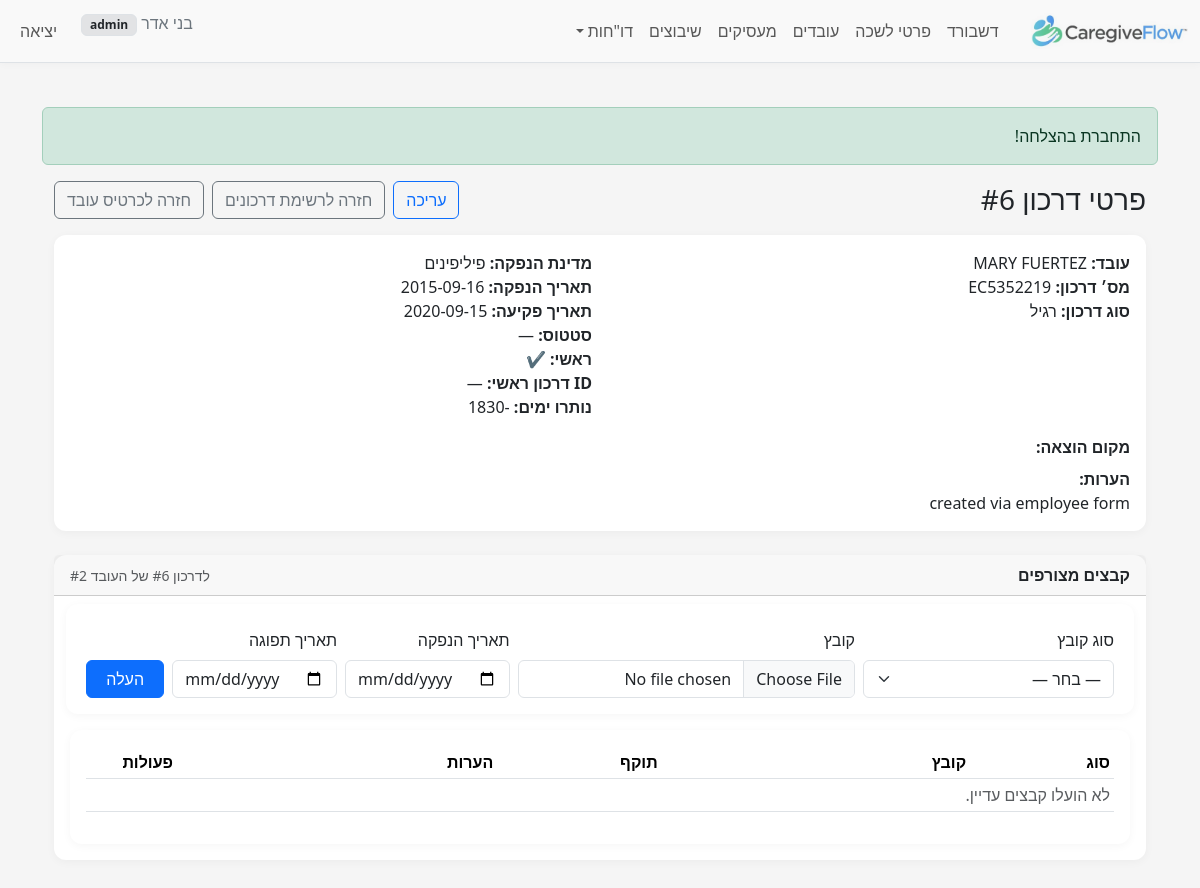
/index.php?r=passports/view&id=6&employee_id=0 (signed in), run on the app's committed database.
### tables this page shows
CREATE TABLE `employee_passports` (
  `id` bigint(20) UNSIGNED NOT NULL,
  `employee_id` bigint(20) UNSIGNED NOT NULL,
  `passport_number` varchar(60) NOT NULL,
  `passport_type_code` tinyint(3) UNSIGNED DEFAULT NULL,
  `country_code` int(10) UNSIGNED DEFAULT NULL,
  `issue_date` date DEFAULT NULL,
  `expiry_date` date DEFAULT NULL,
  `is_primary` tinyint(1) NOT NULL DEFAULT 0,
  `primary_employee_id` bigint(20) UNSIGNED DEFAULT NULL,
  `issue_place` varchar(120) DEFAULT NULL,
  `status_code` tinyint(3) UNSIGNED DEFAULT NULL,
  `notes` text DEFAULT NULL,
  `created_at` timestamp NULL DEFAULT current_timestamp(),
  `updated_at` timestamp NULL DEFAULT current_timestamp() ON UPDATE current_timestamp()
);

CREATE TABLE `employees` (
  `id` bigint(20) UNSIGNED NOT NULL,
  `passport_number` varchar(20) NOT NULL,
  `country_of_citizenship` int(10) UNSIGNED DEFAULT NULL,
  `country_symbol_moi` int(10) UNSIGNED DEFAULT NULL COMMENT 'MoI country numeric code (BAFI)',
  `last_name` varchar(20) NOT NULL,
  `last_name_he` varchar(20) DEFAULT NULL,
  `first_name_he` varchar(20) DEFAULT NULL,
  `first_name` varchar(20) NOT NULL,
  `father_name_en` varchar(20) DEFAULT NULL,
  `mother_name_en` varchar(20) DEFAULT NULL COMMENT 'Mother name (EN, 20)',
  `gender_code` tinyint(3) UNSIGNED DEFAULT NULL,
  `marital_status_code` tinyint(3) UNSIGNED DEFAULT NULL,
  `birth_date` date DEFAULT NULL,
  `phone` varchar(30) DEFAULT NULL,
  `phone_prefix_il` varchar(4) DEFAULT NULL,
  `phone_number_il` varchar(9) DEFAULT NULL,
  `phone_alt` varchar(30) DEFAULT NULL,
  `email` varchar(120) DEFAULT NULL,
  `city_code` int(10) UNSIGNED DEFAULT NULL,
  `street_code` int(10) UNSIGNED DEFAULT NULL,
  `house_no` varchar(10) DEFAULT NULL,
  `apartment` varchar(10) DEFAULT NULL,
  `zipcode` varchar(10) DEFAULT NULL,
  `abroad_city` varchar(60) DEFAULT NULL,
  `abroad_street` varchar(60) DEFAULT NULL,
  `abroad_house_no` varchar(10) DEFAULT NULL,
  `abroad_postal_code` varchar(10) DEFAULT NULL,
  `entry_date` date DEFAULT NULL,
  `visa_type` varchar(30) DEFAULT NULL,
  `visa_expiry` date DEFAULT NULL,
  `work_permit_number` varchar(40) DEFAULT NULL,
  `work_permit_issue` date DEFAULT NULL,
  `work_permit_expiry` date DEFAULT NULL,
  `is_active` tinyint(1) NOT NULL DEFAULT 1,
  `employment_status_code` tinyint(3) UNSIGNED DEFAULT NULL COMMENT 'BAFI status/end reason code (00/03/..)',
  `status_change_date` date DEFAULT NULL COMMENT 'BAFI status change date (yyyymmdd)',
  `notes` text DEFAULT NULL,
  `record_type_code` tinyint(3) UNSIGNED DEFAULT NULL COMMENT 'BAFI record type (01=new;02=new-to-agency;03=change employer;04=details/bank update)',
  `mana_type_code` tinyint(3) UNSIGNED DEFAULT NULL COMMENT 'BAFI batch/mana type (01..06)',
  `remarks_internal` text DEFAULT NULL,
  `created_at` timestamp NOT NULL DEFAULT current_timestamp(),
  `updated_at` timestamp NULL DEFAULT current_timestamp() ON UPDATE current_timestamp(),
  `passport_issue_date` date DEFAULT NULL,
  `passport_expiry_date` date DEFAULT NULL,
  `country_code` int(11) DEFAULT NULL,
  `phone_mobile` varchar(30) DEFAULT NULL,
  `phone_home` varchar(30) DEFAULT NULL,
  `id_type_code` varchar(10) DEFAULT NULL COMMENT 'Code: type of ID (e.g., passport/teudat-zehut)',
  `id_number` varchar(32) DEFAULT NULL,
  `visa_type_code` varchar(20) DEFAULT NULL,
  `arrival_date` date DEFAULT NULL,
  `bank_name` varchar(100) DEFAULT NULL,
  `bank_branch` varchar(20) DEFAULT NULL,
  `bank_account` varchar(34) DEFAULT NULL,
  `bank_foreign_country_code` int(10) UNSIGNED DEFAULT NULL COMMENT 'BAFI bank country numeric code',
  `bank_city_foreign` varchar(60) DEFAULT NULL,
  `bank_street_foreign` varchar(60) DEFAULT NULL,
  `bank_house_no_foreign` varchar(10) DEFAULT NULL,
  `bank_code_foreign` varchar(10) DEFAULT NULL,
  `bank_name_foreign` varchar(60) DEFAULT NULL,
  `bank_branch_code_foreign` varchar(10) DEFAULT NULL,
  `bank_branch_name_foreign` varchar(60) DEFAULT NULL,
  `bank_swift` varchar(25) DEFAULT NULL,
  `bank_iban` varchar(40) DEFAULT NULL,
  `beneficiary_last_name` varchar(60) DEFAULT NULL,
  `beneficiary_first_name` varchar(60) DEFAULT NULL,
  `permit_number_bafi` varchar(15) DEFAULT NULL COMMENT 'BAFI permit number (mirror of work_permit_number if used)',
  `spouse_name_en` varchar(20) DEFAULT NULL COMMENT 'Spouse name (EN, 20)',
  `spouse_in_israel` tinyint(1) UNSIGNED DEFAULT NULL COMMENT 'Spouse in Israel? 1=yes, 0=no, NULL=unknown',
  `representative_abroad_name` varchar(20) DEFAULT NULL COMMENT 'Representative abroad name (20)',
  `health_ins_issue_date` date DEFAULT NULL COMMENT 'Health insurance - issue date',
  `health_ins_expiry` date DEFAULT NULL COMMENT 'Health insurance - expiry date',
  `metash_mana_number` varchar(20) DEFAULT NULL COMMENT 'METaSH - Mana number (20)',
  `metash_registration_date` date DEFAULT NULL COMMENT 'METaSH - registration date'
);

CREATE TABLE `passport_type_codes` (
  `passport_type_code` tinyint(3) UNSIGNED NOT NULL,
  `name_he` varchar(80) NOT NULL
);

### src/controllers/PassportsController.php (called while the page is built, shortened)
<?php
require_once __DIR__ . '/../models/Passport.php';
require_once __DIR__ . '/../models/EmployeeDocument.php';
require_once __DIR__ . '/../services/PassportService.php';
class PassportsController
{
    public static function view(PDO $pdo)
    {
        $m = new Passport($pdo);
        $id = (int)($_GET['id'] ?? 0);
        $item = $m->find($id);
        $docModel = new EmployeeDocument($pdo);
        $documents = $docModel->listFor((int)$item['employee_id'], 'employee_passports', (int)$item['id']);
        $country_codes = self::country_codes($pdo);
        $days_left = PassportService::daysUntilExpiry($item['expiry_date']);
        $emp = self::employee_brief($pdo, (int)$item['employee_id']);
        $passport_type_code = self::passport_type_brief($pdo, (int)$item['passport_type_code']);
        require __DIR__.'/../../views/passports/view.php';
    }
    private static function country_codes(PDO $pdo): array
    {
        $rows = $pdo->query("SELECT country_code AS code, name_he FROM countries ORDER BY name_he")
                    ->fetchAll(PDO::FETCH_ASSOC);
        $out = []; foreach ($rows as $r) { $out[(int)$r['code']] = $r['name_he']; } return $out;
    }
    private static function employee_brief(PDO $pdo, int $id): ?array
    {
        $stmt = $pdo->prepare("SELECT id, first_name, last_name, passport_number FROM employees WHERE id = :id");
        $stmt->execute([':id' => $id]);
        $row = $stmt->fetch(PDO::FETCH_ASSOC);
        return $row ?: null;
    }
    private static function passport_type_brief(PDO $pdo, int $id): ?array
    {
        $stmt = $pdo->prepare("SELECT * FROM passport_type_codes WHERE passport_type_code = :id");
        $stmt->execute([':id' => $id]);
        $row = $stmt->fetch(PDO::FETCH_ASSOC);
        return $row ?: null;
    }
}

### public/index.php (called while the page is built, shortened)
<?php
require __DIR__ . '/../src/helpers.php';
$pdo = db();
$route = $_GET['r'] ?? 'dashboard/index';
[$ctrl, $action] = array_pad(explode('/', $route, 2), 2, 'index');
$action = strtok($action, '&?');
$action = preg_replace('/[^A-Za-z0-9_]/', '', $action);
$controllerClass = preg_replace('/[^A-Za-z0-9]/', '', ucwords(str_replace(['_', '-'], ' ', $ctrl))) . 'Controller';
call_user_func([$controllerClass, $action], $pdo);

### src/models/Passport.php (called while the page is built, shortened)
<?php
class Passport
{
    private $pdo;
    public function __construct(PDO $pdo)
    {
        $this->pdo = $pdo;
    }
    public function find(int $id): ?array
    {
        $stmt = $this->pdo->prepare("SELECT * FROM employee_passports WHERE id = :id");
        $stmt->execute([':id' => $id]);
        $row = $stmt->fetch(PDO::FETCH_ASSOC);
        return $row ?: null;
    }
}

### src/helpers.php (called while the page is built, shortened)
<?php
function e($str): string { return htmlspecialchars((string)$str, ENT_QUOTES | ENT_SUBSTITUTE, 'UTF-8'); }

### src/services/PassportService.php (called while the page is built, shortened)
<?php
class PassportService
{
    public static function daysUntilExpiry(?string $expiry_date): ?int
    {
        $d = (new DateTime($expiry_date))->setTime(0,0,0);
        $t = (new DateTime('today'))->setTime(0,0,0);
        return (int)$t->diff($d)->format('%r%a');
    }
    private static function isDate(string $d): bool
    {
        return (bool)preg_match('/^\d{4}-\d{2}-\d{2}$/', $d);
    }
}

### src/models/EmployeeDocument.php (called while the page is built, shortened)
<?php
class EmployeeDocument
{
    private $pdo;
    public function __construct(PDO $pdo)
    {
        $this->pdo = $pdo;
    }
    public function listFor(int $employeeId, string $relatedTable, int $relatedId): array
    {
        $st = $this->pdo->prepare("SELECT *
                                     FROM employee_documents
                                    WHERE employee_id = :eid
                                      AND related_table = :rt
                                      AND related_id = :rid
                                    ORDER BY created_at DESC, id DESC");
        $st->execute([
            ':eid' => $employeeId,
            ':rt'  => $relatedTable,
            ':rid' => $relatedId,
        ]);
        return $st->fetchAll(PDO::FETCH_ASSOC) ?: [];
    }
}

### views/passports/view.php (the view, shortened to what this page needs)
<?php require __DIR__ . '/../layout/header.php'; ?>
<div class="container" dir="rtl">
    <div class="d-flex justify-content-between align-items-center mb-3">
        <h3 class="m-0">פרטי דרכון #<?= e($item['id']) ?></h3>
        <div class="d-flex gap-2">
            <a class="btn btn-outline-primary" href="?r=passports/edit&id=<?= e($item['id']) ?>">עריכה</a>
            <a class="btn btn-outline-secondary" href="?r=passports&employee_id=<?= e($_GET['employee_id']) ?>">חזרה לרשימת דרכונים</a>
            <a class="btn btn-outline-secondary" href="?r=employees/show&id=<?= e($emp['id']) ?>">חזרה לכרטיס עובד</a>
        </div>
    </div>
    <div class="card">
        <div class="card-body">
            <div class="row g-3">
                <div class="col-md-6">
                    <div><strong>עובד:</strong> <?= e($emp ? ($emp['first_name'].' '.$emp['last_name']) : '—') ?></div>
                    <div><strong>מס׳ דרכון:</strong> <?= e($item['passport_number']) ?></div>
                    <div><strong>סוג דרכון:</strong> <?= e($passport_type_code['name_he'] ?? '—') ?></div>
                </div>
                <div class="col-md-6">
                    <div><strong>מדינת הנפקה:</strong> <?= e($country_codes[(int)($item['country_code'] ?? -1)] ?? '—') ?></div>
                    <div><strong>תאריך הנפקה:</strong> <?= e($item['issue_date']) ?></div>
                    <div><strong>תאריך פקיעה:</strong> <?= e($item['expiry_date']) ?></div>
                    <div><strong>סטטוס:</strong> <?= ($derived_status_codes[(int)($item['status_code'] ?? -1)] ?? '—') ?></div>
                    <div><strong>ראשי:</strong> <?= !empty($item['is_primary']) ? '✔' : '' ?></div>
                    <div><strong>ID דרכון ראשי:</strong> <?= e($item['primary_employee_id'] ?? '') ?: '—' ?></div>
                    <div><strong>נותרו ימים:</strong> <?= is_null($days_left)?'—':e($days_left) ?></div>
                </div>
                <div class="col-12">
                    <div><strong>מקום הוצאה:</strong> <?= e($item['issue_place']) ?></div>
                    <div class="mt-2"><strong>הערות:</strong><br><?= nl2br(e($item['notes'])) ?></div>
                </div>
            </div>
        </div>
    </div>
    <?php require __DIR__ . '/_documents.php'; ?>
</div>
<?php require __DIR__ . '/../layout/footer.php'; ?>

### views/passports/_documents.php (shortened to what this page needs)
<div class="card mt-4">
  <div class="card-header d-flex justify-content-between align-items-center">
    <strong>קבצים מצורפים</strong>
    <small class="text-muted">לדרכון #<?= e($item['id']) ?> של העובד #<?= e($item['employee_id']) ?></small>
  </div>
  <div class="card-body">
    <form method="post" enctype="multipart/form-data" class="row gy-2 gx-2 align-items-end" action="?r=passports/upload_document">
      <div class="col-md-3">
        <label class="form-label">סוג קובץ</label>
        <select name="doc_type" class="form-select" required>
          <option value="">— בחר —</option>
        </select>
      </div>
      <div class="col-md-4">
        <label class="form-label">קובץ</label>
        <input type="file" name="file" class="form-control" accept=".pdf,.jpg,.jpeg,.png,.gif,.webp" required>
      </div>
      <div class="col-md-2">
        <label class="form-label">תאריך הנפקה</label>
        <input type="date" name="issued_at" class="form-control">
      </div>
      <div class="col-md-2">
        <label class="form-label">תאריך תפוגה</label>
        <input type="date" name="expires_at" class="form-control">
      </div>
      <div class="col-md-1 d-grid">
        <button class="btn btn-primary">העלה</button>
      </div>
    </form>
    <div class="table-responsive mt-3">
      <table class="table table-sm align-middle">
        <thead>
          <tr>
            <th style="width:14%">סוג</th>
            <th>קובץ</th>
            <th style="width:16%">תוקף</th>
            <th style="width:28%">הערות</th>
            <th style="width:12%" class="text-center">פעולות</th>
          </tr>
        </thead>
        <tbody>
        <?php if (!$documents): ?>
          <tr><td colspan="5" class="text-muted">לא הועלו קבצים עדיין.</td></tr>
        <?php else: foreach ($documents as $d): ?>
          <tr>
            <td><?= e($docTypes[$d['doc_type']] ?? $d['doc_type']) ?></td>
            <td>
              <?php if (!empty($d['file_path'])): ?>
                <a href="<?= e($d['file_path']) ?>" target="_blank">פתח</a>
                <div class="small text-muted"><?= e(basename($d['file_path'])) ?></div>
              <?php endif; ?>
            </td>
            <td>
              <?php if ($d['issued_at'] || $d['expires_at']): ?>
                <div class="small">הנפקה: <?= e($d['issued_at'] ?? '—') ?></div>
                <div class="small">תפוגה: <?= e($d['expires_at'] ?? '—') ?></div>
              <?php else: ?>
                —
              <?php endif; ?>
            </td>
            <td><?= nl2br(e($d['notes'] ?? '')) ?></td>
            <td class="text-center">
              <form method="post" action="?r=passports/delete_document" onsubmit="return confirm('למחוק את הקובץ?');">
                <?php if (function_exists('csrf_field')) csrf_field(); ?>
                <input type="hidden" name="doc_id" value="<?= e($d['id']) ?>">
                <input type="hidden" name="passport_id" value="<?= e($item['id']) ?>">
                <button class="btn btn-sm btn-outline-danger">מחיקה</button>
              </form>
            </td>
          </tr>
        <?php endforeach; endif; ?>
        </tbody>
      </table>
    </div>
  </div>
</div>

### public/assets/css/style.css (style rules this page uses)
body { background-color: #f5f5f5; color: #212529; }
.table-responsive { background: #fff; padding: 1rem; border-radius: .75rem; box-shadow: 0 2px 10px rgba(0,0,0,.04); }
main.container form { background: #fff; padding: 1rem; border-radius: .75rem; box-shadow: 0 2px 10px rgba(0,0,0,.04); }
.card { border: 0; box-shadow: 0 2px 10px rgba(0,0,0,.04); border-radius: .75rem; }

### data on the page
employee_passports: id "6", passport_number "EC5352219", country_code "פיליפינים", issue_date "2015-09-16", expiry_date "2020-09-15", status_code "—", primary_employee "—", expiry_date "-1830", notes "created via employee form", employee "2"
employees: first_name+last_name "MARY FUERTEZ"
passport_type_codes: name_he "רגיל"

### other printed values
$u['display_name'] "בני אדר"
$u['role'] "admin"
$f['msg'] "התחברת בהצלחה!"
